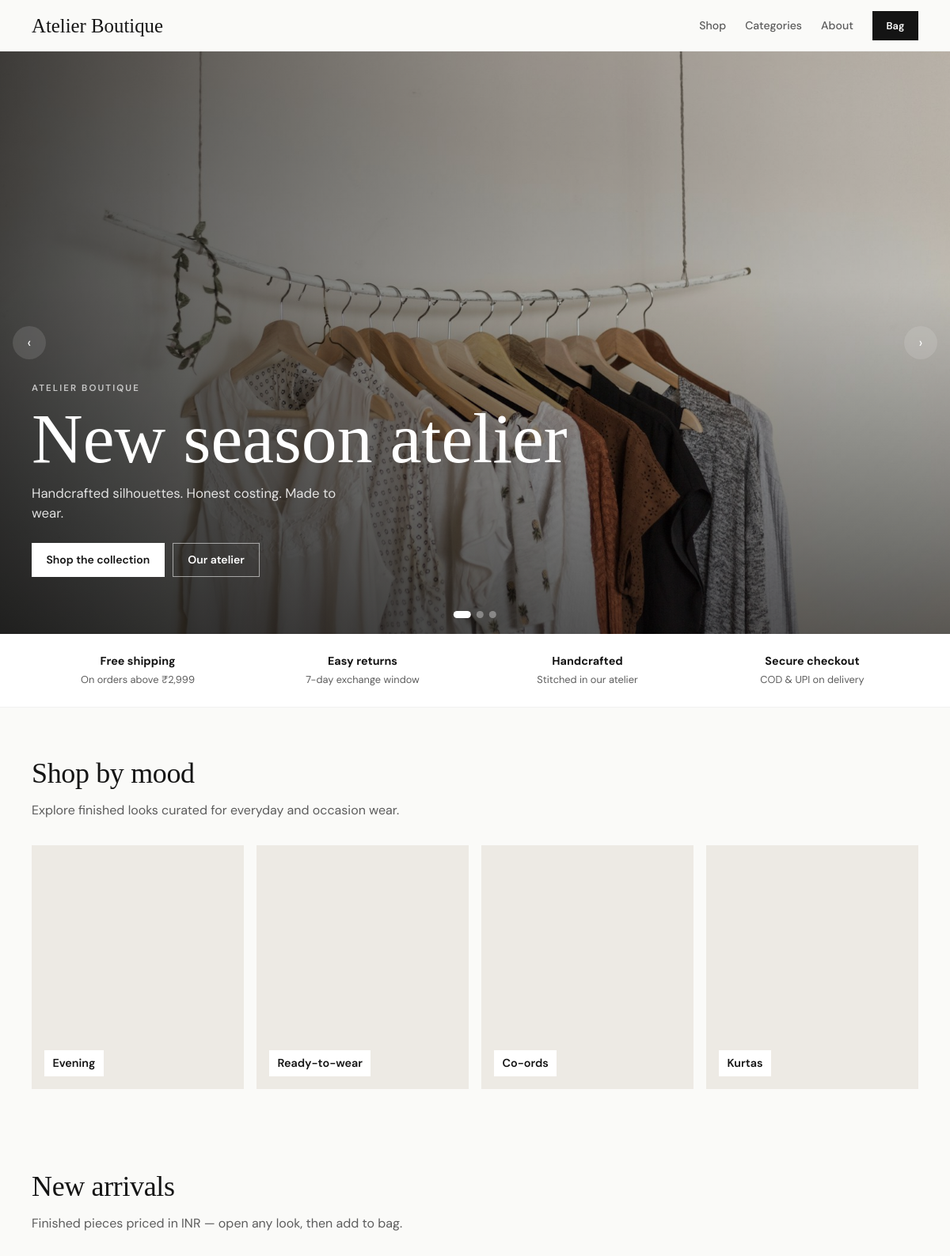
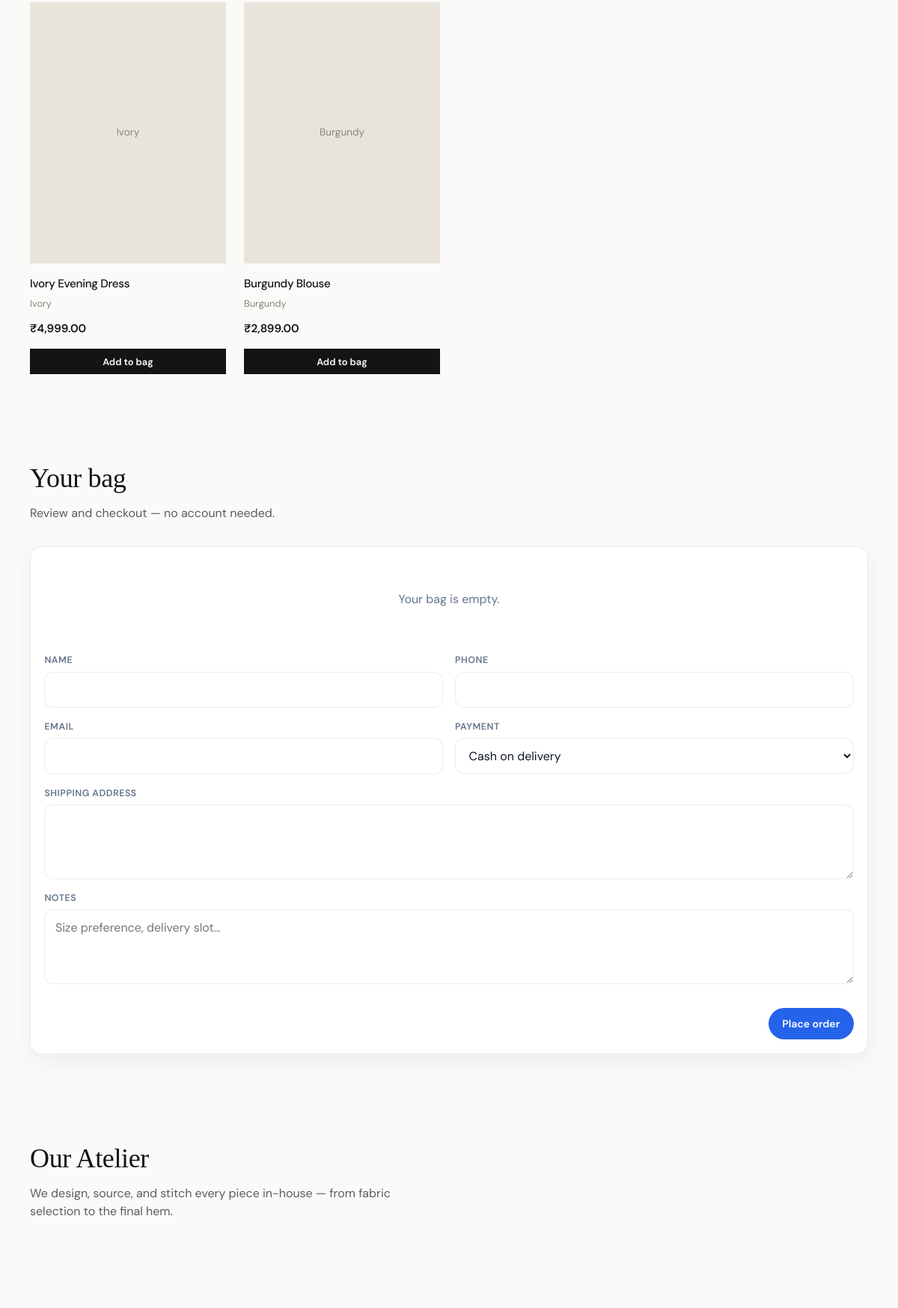
The app's page /shop/ (upper part) with its own data (2 pictures, top to bottom).
### tables this page shows
CREATE TABLE items (
  id INT UNSIGNED AUTO_INCREMENT PRIMARY KEY,
  sku VARCHAR(60) NOT NULL UNIQUE,
  name VARCHAR(200) NOT NULL,
  slug VARCHAR(220) NOT NULL UNIQUE,
  category_id INT UNSIGNED DEFAULT NULL,
  item_type ENUM('raw','finished','accessory','consumable') NOT NULL DEFAULT 'raw',
  unit VARCHAR(30) NOT NULL DEFAULT 'pcs',
  description TEXT,
  color VARCHAR(60) DEFAULT NULL,
  size VARCHAR(40) DEFAULT NULL,
  material VARCHAR(120) DEFAULT NULL,
  brand VARCHAR(120) DEFAULT NULL,
  cost_price DECIMAL(12,2) NOT NULL DEFAULT 0,
  sell_price DECIMAL(12,2) NOT NULL DEFAULT 0,
  min_stock DECIMAL(12,2) NOT NULL DEFAULT 0,
  image VARCHAR(255) DEFAULT NULL,
  gallery JSON DEFAULT NULL,
  is_sellable TINYINT(1) NOT NULL DEFAULT 0,
  is_active TINYINT(1) NOT NULL DEFAULT 1,
  created_at TIMESTAMP DEFAULT CURRENT_TIMESTAMP,
  updated_at TIMESTAMP DEFAULT CURRENT_TIMESTAMP ON UPDATE CURRENT_TIMESTAMP,
  INDEX (category_id),
  INDEX (item_type),
  INDEX (is_sellable),
  CONSTRAINT fk_items_category FOREIGN KEY (category_id) REFERENCES categories(id) ON DELETE SET NULL
);

CREATE TABLE site_content (
  id INT UNSIGNED AUTO_INCREMENT PRIMARY KEY,
  section_key VARCHAR(80) NOT NULL UNIQUE,
  title VARCHAR(200) DEFAULT NULL,
  body TEXT,
  image VARCHAR(255) DEFAULT NULL,
  meta JSON DEFAULT NULL,
  updated_at TIMESTAMP DEFAULT CURRENT_TIMESTAMP ON UPDATE CURRENT_TIMESTAMP
);

### config/platform.php (called while the page is built, shortened)
<?php
function platform_config(): array {
    static $cfg = null;
    if ($cfg !== null) return $cfg;
    $file = ROOT_PATH . '/platform.json';
    $cfg = is_file($file) ? (json_decode((string) file_get_contents($file), true) ?: []) : [];
    return $cfg;
}
function platform_host(): string {
    $host = strtolower((string) ($_SERVER['HTTP_HOST'] ?? 'localhost'));
    $host = preg_replace('/:\d+$/', '', $host) ?? $host;
    return $host;
}
function platform_base_domain(): string {
    $cfg = platform_config();
    return strtolower((string) ($cfg['base_domain'] ?? 'localhost'));
}
function resolve_tenant_slug(): ?string {
    $host = platform_host();
    $base = platform_base_domain();
    if ($host === $base || $host === 'www.' . $base || $host === '127.0.0.1') {
        return null;
    }
    return null;
}

### config/bootstrap.php (called while the page is built, shortened)
<?php
require_once ROOT_PATH . '/config/platform.php';
function app_base_url(): string {
    static $base = null;
    if ($base !== null) return $base;
    $script = $_SERVER['SCRIPT_NAME'] ?? '';
    $dir = str_replace('\\', '/', dirname($script));
    $dir = preg_replace('#/(admin|shop|api|modules|install|public|enroll|platform)(/.*)?$#', '', $dir) ?? $dir;
    $base = $dir;
    return $base;
}
function url(string $path = ''): string {
    $base = app_base_url();
    $path = ltrim($path, '/');
    return ($base === '' ? '' : $base) . '/' . $path;
}
function asset(string $path): string {
    return url('assets/' . ltrim($path, '/'));
}
function settings(): array {
    static $cfg = null;
    if ($cfg !== null) return $cfg;
    $file = ROOT_PATH . '/settings.json';
    $cfg = json_decode((string) file_get_contents($file), true) ?: [];
    return $cfg;
}
function module_enabled(string $key): bool {
    return !empty(settings()['modules'][$key]);
}
function money(float|int|string $amount): string {
    $s = settings();
    $sym = $s['currency_symbol'] ?? '₹';
    $n = (float) $amount;
    if (class_exists('NumberFormatter')) {
        $fmt = new NumberFormatter($s['locale'] ?? 'en_IN', NumberFormatter::DECIMAL);
        $fmt->setAttribute(NumberFormatter::FRACTION_DIGITS, 2);
        $fmt->setAttribute(NumberFormatter::MIN_FRACTION_DIGITS, 2);
        return $sym . $fmt->format($n);
    }
    $neg = $n < 0 ? '-' : '';
    $n = abs($n);
    $int = (int) floor($n);
    $dec = sprintf('%02d', (int) round(($n - $int) * 100));
    $sInt = (string) $int;
    $last3 = substr($sInt, -3);
    $rest = substr($sInt, 0, -3);
    $rest = preg_replace('/\B(?=(\d{2})+(?!\d))/', ',', $rest);
    return $neg . $sym . $rest . ',' . $last3 . '.' . $dec;
}
function e(?string $str): string {
    return htmlspecialchars((string) $str, ENT_QUOTES | ENT_SUBSTITUTE, 'UTF-8');
}
require_once ROOT_PATH . '/config/database.php';

### config/database.php (called while the page is built, shortened)
<?php
function db_config(): array {
    $s = settings();
    $db = $s['database'] ?? [];
    return [
        'host' => getenv('BOUTIQUE_DB_HOST') ?: ($db['host'] ?? '127.0.0.1'),
        'name' => getenv('BOUTIQUE_DB_NAME') ?: ($db['name'] ?? 'boutique_os'),
        'user' => getenv('BOUTIQUE_DB_USER') ?: ($db['user'] ?? 'root'),
        'pass' => getenv('BOUTIQUE_DB_PASS') !== false && getenv('BOUTIQUE_DB_PASS') !== ''
            ? (string) getenv('BOUTIQUE_DB_PASS')
            : (string) ($db['pass'] ?? ''),
        'charset' => $db['charset'] ?? 'utf8mb4',
    ];
}
function db(): PDO {
    static $pdo = null;
    if ($pdo instanceof PDO) return $pdo;
    $c = db_config();
    $dsn = 'mysql:host=' . $c['host'] . ';dbname=' . $c['name'] . ';charset=' . $c['charset'];
    $pdo = new PDO($dsn, $c['user'], $c['pass'], [
        PDO::ATTR_ERRMODE => PDO::ERRMODE_EXCEPTION,
        PDO::ATTR_DEFAULT_FETCH_MODE => PDO::FETCH_ASSOC,
        PDO::ATTR_EMULATE_PREPARES => false,
    ]);
    return $pdo;
}

### includes/shop_helpers.php (called while the page is built, shortened)
<?php
function default_hero_slides(): array {
    return [
        [
            'image' => 'uploads/hero/slide-1.jpg',
            'title' => 'New season atelier',
            'subtitle' => 'Handcrafted silhouettes. Honest costing. Made to wear.',
            'cta' => 'Shop the collection',
            'cta_link' => '#collection',
        ],
        [
            'image' => 'uploads/hero/slide-2.jpg',
            'title' => 'Fabric to finish',
            'subtitle' => 'From rack to runway — every stitch tracked.',
            'cta' => 'Explore looks',
            'cta_link' => '#collection',
        ],
        [
            'image' => 'uploads/hero/slide-3.jpg',
            'title' => 'Bespoke & ready-to-wear',
            'subtitle' => 'Pieces designed in-house for how you move.',
            'cta' => 'View collection',
            'cta_link' => '#collection',
        ],
    ];
}
function get_hero_slides(): array {
    try {
        $st = db()->prepare("SELECT meta, title, body, image FROM site_content WHERE section_key='hero_slides' LIMIT 1");
        $st->execute();
        $row = $st->fetch();
    } catch (Throwable $e) {}
    return default_hero_slides();
}

### shop/index.php (the view, shortened to what this page needs)
<?php
require_once dirname(__DIR__) . '/config/bootstrap.php';
require_once ROOT_PATH . '/includes/shop_helpers.php';
$cfg = settings();
$pdo = db();
$sections = [];
foreach ($pdo->query('SELECT * FROM site_content')->fetchAll() as $row) {
    $sections[$row['section_key']] = $row;
}
$slides = get_hero_slides();
$products = [];
if (module_enabled('ecommerce')) {
    $products = $pdo->query("
      SELECT i.*, COALESCE((SELECT SUM(qty) FROM inventory WHERE item_id=i.id),0) AS stock
      FROM items i
      WHERE i.is_active=1 AND i.is_sellable=1 AND i.item_type='finished'
      ORDER BY i.updated_at DESC
    ")->fetchAll();
}
?>
<!DOCTYPE html>
<html lang="en">
<head>
  <link rel="stylesheet" href="<?= e(asset('css/app.css')) ?>">
</head>
<body class="store-body">
  <nav class="store-nav">
    <a class="logo" href="<?= e(url('shop/')) ?>" style="display:flex;align-items:center;gap:.55rem">
      <?= e($cfg['business_name']) ?>
    </a>
    <div class="links">
      <a href="#collection">Shop</a>
      <a href="#categories">Categories</a>
      <a href="#about">About</a>
      <?php if (module_enabled('ecommerce')): ?>
        <a href="#cart" class="btn btn-primary btn-sm">Bag <span id="cartCount" hidden>0</span></a>
      <?php endif; ?>
    </div>
  </nav>
  <header class="hero-slider" id="top">
    <div class="hero-slides">
      <?php foreach ($slides as $i => $slide): ?>
        <div class="hero-slide <?= $i === 0 ? 'active' : '' ?>" data-slide="<?= $i ?>">
          <div class="hero-media" style="background-image:url('<?= e(asset($slide['image'])) ?>')"></div>
        </div>
      <?php endforeach; ?>
    </div>
    <div class="hero-inner">
      <div class="eyebrow"><?= e($cfg['business_name']) ?></div>
      <div class="brand-hero" id="heroTitle"><?= e($slides[0]['title'] ?? ($sections['hero']['title'] ?? $cfg['business_name'])) ?></div>
      <p id="heroSub"><?= e($slides[0]['subtitle'] ?? ($sections['hero']['body'] ?? $cfg['tagline'] ?? '')) ?></p>
      <div class="hero-actions">
        <a class="btn btn-primary" id="heroCta" href="<?= e($slides[0]['cta_link'] ?? '#collection') ?>"><?= e($slides[0]['cta'] ?? 'Shop the collection') ?></a>
        <a class="btn btn-ghost-light" href="#about">Our atelier</a>
      </div>
    </div>
    <?php if (count($slides) > 1): ?>
      <button type="button" class="hero-nav-btn hero-prev" aria-label="Previous">‹</button>
      <button type="button" class="hero-nav-btn hero-next" aria-label="Next">›</button>
      <div class="hero-dots" id="heroDots">
        <?php foreach ($slides as $i => $_): ?>
          <button type="button" class="<?= $i === 0 ? 'active' : '' ?>" data-goto="<?= $i ?>" aria-label="Slide <?= $i + 1 ?>"></button>
        <?php endforeach; ?>
      </div>
    <?php endif; ?>
  </header>
  <div class="trust-strip">
    <div><strong>Free shipping</strong>On orders above ₹2,999</div>
    <div><strong>Easy returns</strong>7-day exchange window</div>
    <div><strong>Handcrafted</strong>Stitched in our atelier</div>
    <div><strong>Secure checkout</strong>COD &amp; UPI on delivery</div>
  </div>
  <?php if (module_enabled('ecommerce')): ?>
  <section class="section" id="categories" style="padding-bottom:0">
    <h2>Shop by mood</h2>
    <p class="lead">Explore finished looks curated for everyday and occasion wear.</p>
    <div class="cat-row">
      <a class="cat-tile" href="#collection"><span>Evening</span></a>
      <a class="cat-tile" href="#collection"><span>Ready-to-wear</span></a>
      <a class="cat-tile" href="#collection"><span>Co-ords</span></a>
      <a class="cat-tile" href="#collection"><span>Kurtas</span></a>
    </div>
  </section>
  <section class="section" id="collection">
    <h2>New arrivals</h2>
    <p class="lead">Finished pieces priced in INR — open any look, then add to bag.</p>
    <div class="product-grid">
      <?php foreach ($products as $p): ?>
        <article class="product-card">
          <a class="card-link" href="<?= e(url('shop/product.php?slug=' . urlencode($p['slug']))) ?>">
            <div class="img">
              <?php if ($p['image']): ?>
                <img src="<?= e(asset($p['image'])) ?>" alt="<?= e($p['name']) ?>" loading="lazy">
              <?php else: ?>
                <?= e($p['color'] ?: 'Look') ?>
              <?php endif; ?>
            </div>
            <div class="meta">
              <h3><?= e($p['name']) ?></h3>
              <div style="font-size:.8rem;color:#8A857C"><?= e($p['color'] ?: '') ?> <?= $p['size'] ? '· '.e($p['size']) : '' ?></div>
              <div class="meta-actions">
                <span class="price"><?= e(money($p['sell_price'])) ?></span>
              </div>
            </div>
          </a>
          <?php if ((float)$p['stock'] > 0): ?>
            <button type="button" class="btn btn-primary btn-sm" style="width:100%"
              onclick='addToCart(<?= json_encode(["id"=>(int)$p["id"],"name"=>$p["name"],"price"=>(float)$p["sell_price"],"qty"=>1], JSON_HEX_TAG|JSON_HEX_APOS) ?>)'>Add to bag</button>
          <?php endif; ?>
        </article>
      <?php endforeach; ?>
    </div>
  </section>
  <section class="section" id="cart">
    <h2>Your bag</h2>
    <p class="lead">Review and checkout — no account needed.</p>
    <div class="panel">
      <div class="panel-body">
        <div id="cartList" class="table-wrap"></div>
        <form method="post" class="form-grid" style="margin-top:1.25rem" onsubmit="document.getElementById('cart_json').value=JSON.stringify(getCart())">
          <div class="field"><label>Name</label><input name="name" required></div>
          <div class="field"><label>Phone</label><input name="phone" required></div>
          <div class="field"><label>Email</label><input type="email" name="email"></div>
          <div class="field"><label>Payment</label>
            <select name="payment_method"><option value="cod">Cash on delivery</option><option value="upi">UPI on delivery</option></select>
          </div>
          <div class="field full"><label>Shipping address</label><textarea name="address" required></textarea></div>
          <div class="field full"><label>Notes</label><textarea name="notes" placeholder="Size preference, delivery slot…"></textarea></div>
          <div class="form-actions full">
            <button class="btn btn-primary" type="submit">Place order</button>
          </div>
        </form>
      </div>
    </div>
  </section>
  <?php endif; ?>
  <section class="section" id="about">
    <h2><?= e($sections['about']['title'] ?? 'Our Atelier') ?></h2>
    <p class="lead"><?= e($sections['about']['body'] ?? '') ?></p>
  </section>
</body>
</html>

### records on screen
items: color "Ivory", name "Ivory Evening Dress", sell_price "₹4,999.00"
items: color "Burgundy", name "Burgundy Blouse", sell_price "₹2,899.00"
site_content: title "Our Atelier", body "We design, source, and stitch every piece in-house — from fabric selection to the final hem."

### other values on screen
$cfg['business_name'] "Atelier Boutique"
$cfg['business_name'] "ATELIER BOUTIQUE"
$slides[0]['title'] "New season atelier"
$slides[0]['subtitle'] "Handcrafted silhouettes. Honest costing. Made to wear."
$slides[0]['cta'] "Shop the collection"
